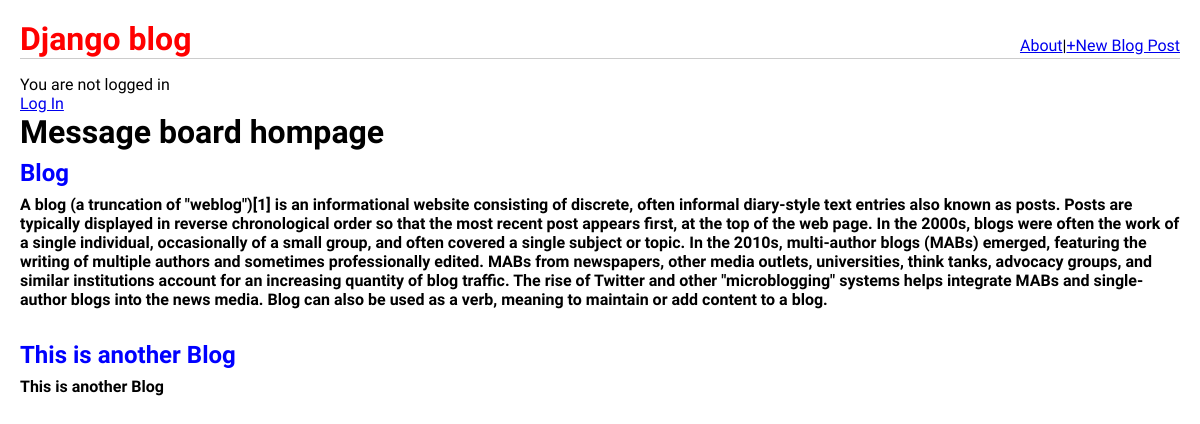
The app's page /, older data.
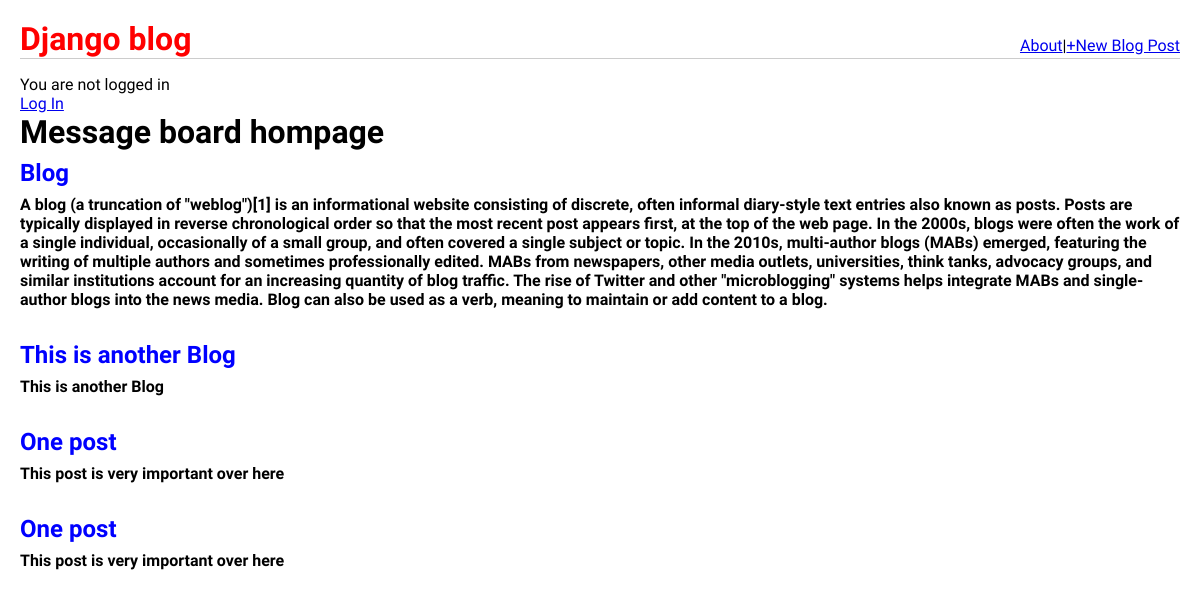
The same page, newer data.
### pages/models.py (models this page shows, shortened)
class Post(models.Model):
    title=models.CharField(max_length=200)
    author=models.ForeignKey('auth.User',on_delete=models.
                             CASCADE,default=1)
    body=models.TextField()

### pages/views.py (the view)
# urls.py: path('',HomePageView.as_view(),name='home'),
class HomePageView(ListView):
    model=Post
    template_name='home.html'
    context_object_name='all_posts_list'

### templates/home.html
{% extends 'base.html' %}
{% block content %}
<h1>Message board hompage</h1>
    {% for post in all_posts_list %}
    <div class="post-entry">
        <h2><a href="{% url 'post_detail' post.pk %}">{{ post.title }}</a></h2>
        <p>{{ post.body }}</p>
    </div>
    {% endfor %}
{% endblock content %}

### templates/base.html (shortened to what this page needs)
<!DOCTYPE html>
{% load static %}
<html>
<head>
    <link href="{% static 'css/styles.css' %}" rel="stylesheet">
</head>
<body>
    <div class="container">
        <header>
            <div class="nav-left">
                <h1><a href="{% url 'home' %}">Django blog</a></h1>
            </div>
            <div class="nav-right">
                <a href="{% url 'about' %}">About</a> |
                <a href="{% url 'post_new' %}">+New Blog Post</a>
            </div>
        </header>
        {% if user.is_authenticated %}
            <p>Hi {{ user.username }}</p>
            <form method="post" action="{% url 'logout' %}">
                {% csrf_token %}
                <button type="submit">Log Out</button>
            </form>
        {% else %}
            <p>You are not logged in</p>
            <a href="{% url 'login' %}">Log In</a>
        {% endif %}
        <div class="content">
            {% block content %}
            {% endblock content %}
        </div>
    </div>
</body>
</html>

### static/css/styles.css (style rules this page uses)
* { margin: 0; padding: 0; box-sizing: border-box; }
.container { max-width: 1200px; margin: 0 auto; padding: 20px; }
body { font-family: 'Source Sans Pro', sans-serif; font-size: 16px; }
header { border-bottom: 1px solid #ccc; margin-bottom: 1rem; display: flex; }
header h1 a { color: red; text-decoration: none; }
.nav-left { margin-right: auto; }
.nav-right { display: flex; padding-top: 1rem; }
.post-entry { margin-bottom: 2rem; }
.post-entry h2 { margin: 0.5rem 0; }
.post-entry h2 a, .post-entry h2 a:visited { color: blue; text-decoration: none; }
.post-entry p { margin: 0; font-weight: 600; }

Row changes from the older to the newer data that the page shows:
added Post: title "One post", body "This post is very important over here"
added Post: title "One post", body "This post is very important over here"
